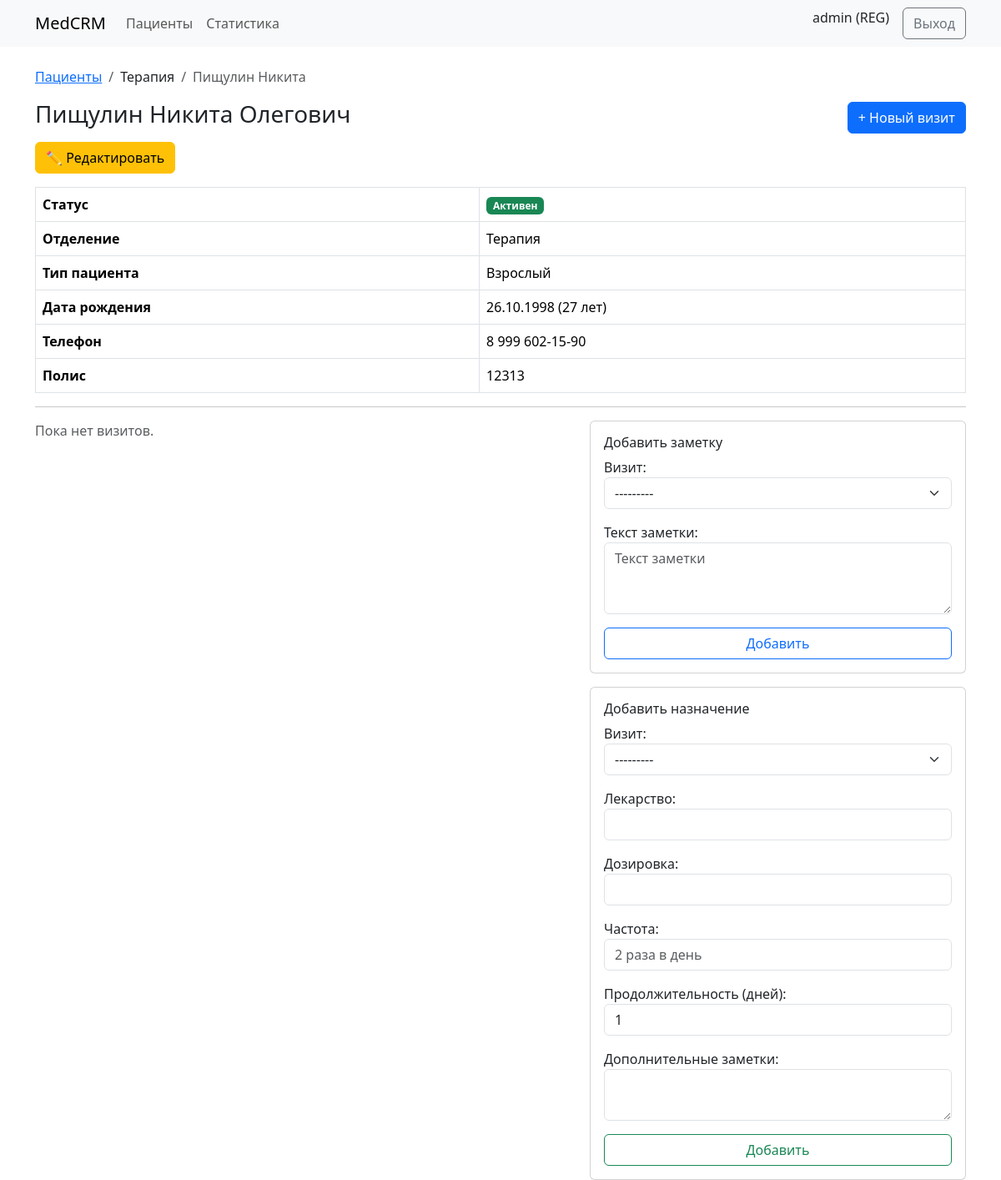
Page /patients/6/ (signed in) on the earlier database version.
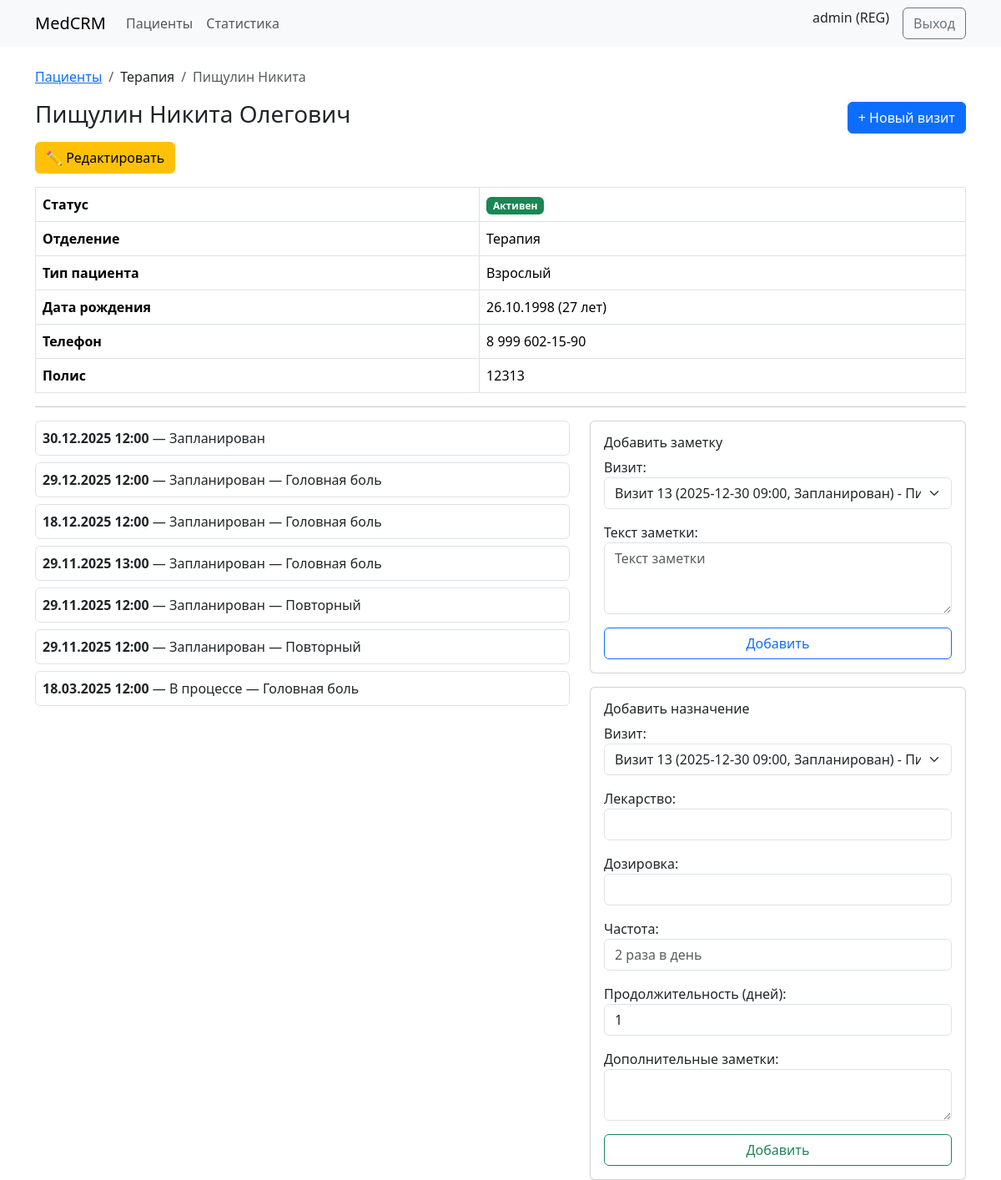
Same page on the later database version.
### accounts/models.py (models this page shows, shortened)
class User(AbstractUser):
    class Role(models.TextChoices):
        ADMIN = "ADMIN", "Администратор"
        REGISTRAR = "REG", "Регистратор"
        DOCTOR = "DOC", "Врач"
        NURSE = "NUR", "Медсестра"
        PHARMACIST = "PHARM", "Провизор"
        LAB = "LAB", "Лаборант"
    role = models.CharField(max_length=10, choices=Role.choices, default=Role.REGISTRAR)
    department = models.CharField(
        "Отделение",
        max_length=20,
        choices=DEPARTMENTS,
        blank=True,
        null=True,
        help_text="Обязательно для регистраторов, врачей и медсестер"
    )

### patients/models.py (models this page shows, shortened)
class Patient(models.Model):
    GENDER_CHOICES = [
        ("M", "Муж"),
        ("F", "Жен"),
    ]
    PATIENT_TYPE_CHOICES = [
        ("adult", "Взрослый"),
        ("child", "Ребёнок"),
        ("unknown", "Неопределён"),
    ]
    first_name = models.CharField("Имя", max_length=120)
    last_name = models.CharField("Фамилия", max_length=120)
    middle_name = models.CharField("Отчество", max_length=120, blank=True)
    birth_date = models.DateField("Дата рождения")
    gender = models.CharField("Пол", max_length=1, choices=GENDER_CHOICES)
    patient_type = models.CharField(
        "Тип пациента",
        max_length=10,
        choices = PATIENT_TYPE_CHOICES,
        default = "adult",
    )
    department = models.CharField(
        "Отделение",
        max_length=20,
        choices = DEPARTMENT_CHOICES,
        default = "therapy",
    )
    facility = models.ForeignKey(
        Facility,
        verbose_name="Место размещения",
        on_delete=models.SET_NULL,
        null=True,
        blank=True,
        related_name="patients",
    )
    phone = models.CharField("Телефон", max_length=20, blank=True)
    email = models.EmailField("Email", blank=True)
    document_id = models.CharField("Личный номер", max_length=64, blank=True)
    insurance_number = models.CharField("Полис", max_length=64, blank=True)
    address = models.CharField("Адрес", max_length=255, blank=True)
    emergency_contact = models.CharField("Контакт для связи", max_length=255, blank=True)
    is_active = models.BooleanField("Активен", default=True)
    created_at = models.DateTimeField("Создан", auto_now_add=True)
    @property
    def age(self):
        if not self.birth_date:
            return None
        today = date.today()
        return today.year - self.birth_date.year - (
            (today.month, today.day) < (self.birth_date.month, self.birth_date.day)
        )
    def __str__(self):
        fio = f"{self.last_name} {self.first_name} {self.middle_name}".strip()
        return f"{fio} ({self.birth_date.strftime('%d.%m.%Y')})"
    class Meta:
        ordering = ["last_name", "first_name", "birth_date"]
        verbose_name = "Пациент"
        verbose_name_plural = "Пациенты"

### clinical/models.py (models this page shows)
class Encounter(models.Model):
    class Status(models.TextChoices):
        PLANNED="PLANNED","Запланирован"
        INPROGRESS="INPROGRESS","В процессе"
        FINISHED="FINISHED","Завершен"
    patient = models.ForeignKey(Patient, on_delete=models.CASCADE, related_name="encounters")
    doctor = models.ForeignKey(settings.AUTH_USER_MODEL, on_delete=models.PROTECT, related_name="encounters")
    started_at = models.DateTimeField(verbose_name="Начало визита")
    finished_at = models.DateTimeField(null=True, blank=True, verbose_name="Окончание визита")
    reason = models.CharField(max_length=255, blank=True, verbose_name="Причина визита")
    status = models.CharField(max_length=20, choices=Status.choices, default=Status.PLANNED, verbose_name="Статус")
    class Meta:
        verbose_name = "Визит"
        verbose_name_plural = "Визиты"
        ordering = ["-started_at"]
    def __str__(self):
        started = self.started_at.strftime("%Y-%m-%d %H:%M") if self.started_at else "не начат"
        status = self.get_status_display()
        reason = self.reason if self.reason else "без причины"
        return f"Визит {self.id} ({started}, {status}) - {self.patient}"

### web/views.py (the view, shortened to what this page needs)
# urls.py: path("patients/<int:pk>/", PatientDetail.as_view(), name="patient_detail"),
class PatientDetail(RoleRequiredMixin, DetailView):
    model = Patient
    template_name = "patients/detail.html"
    allowed_roles = {"ADMIN", "REG", "DOC", "NUR"}
    def get_queryset(self):
        qs = super().get_queryset()
        user = self.request.user
        if user.role in {"DOC", "NUR"}:
            qs = qs.filter(department=user.department, is_active=True)
        return qs
    def get_context_data(self, **kwargs):
        ctx = super().get_context_data(**kwargs)
        patient = self.object
        enc_qs = Encounter.objects.filter(patient=patient).order_by("-started_at")
        ctx["encounters"] = enc_qs
        ctx["encounter_form"] = EncounterForm()
        default_enc_id = enc_qs[0].id if enc_qs else None
        note_form = NoteForm(initial={"encounter": default_enc_id})
        note_form.fields["encounter"].queryset = enc_qs
        ctx["note_form"] = note_form
        rx_form = PrescriptionForm(initial={"encounter": default_enc_id})
        rx_form.fields["encounter"].queryset = enc_qs
        ctx["rx_form"] = rx_form
        return ctx

### web/forms.py
class EncounterForm(forms.ModelForm):
    started_at = forms.DateTimeField(
        required=False,
        input_formats=["%Y-%m-%d %H:%M"],
        widget=forms.DateTimeInput(
            format="%Y-%m-%d %H:%M",
            attrs={
                "type": "text",
                "class": "form-control js-datetime",
                "placeholder": "ГГГГ-ММ-ДД ЧЧ:ММ",
            },
        ),
    )
    class Meta:
        model = Encounter
        fields = ["started_at", "reason", "status"]
        widgets = {
            "patient": forms.Select(attrs={"class": "form-select"}),
            "doctor": forms.Select(attrs={"class": "form-select"}),
            "reason": forms.TextInput(attrs={"class": "form-control", "placeholder": "Причина визита"}),
            "status": forms.Select(attrs={"class": "form-select"}),
        }
    def __init__(self, *args, **kwargs):
        super().__init__(*args, **kwargs)
        if self.initial.get('patient'):
            self.fields['patient'].widget = forms.HiddenInput()
        if self.initial.get('doctor'):
            self.fields['doctor'].widget = forms.HiddenInput()

class NoteForm(forms.ModelForm):
    class Meta:
        model = Note
        fields = ["encounter", "text"]
        labels = {
            "encounter": "Визит",
            "text": "Текст заметки",
        }
        widgets = {
            "encounter": forms.Select(attrs={"class": "form-select"}),
            "text": forms.Textarea(attrs={"class": "form-control", "rows": 3, "placeholder": "Текст заметки"}),
        }

### web/mixins.py (called while the page is built)
    def test_func(self):
        u = self.request.user
        return u.is_authenticated and (not self.allowed_roles or u.role in self.allowed_roles)

### templates/patients/detail.html (shortened to what this page needs)
{% extends "base.html" %}
{% block content %}
<nav aria-label="breadcrumb">
    <ol class="breadcrumb">
        <li class="breadcrumb-item"><a href="{% url 'web:patients' %}">Пациенты</a></li>
        <li class="breadcrumb-item">{{ object.get_department_display }}</li>
        <li class="breadcrumb-item active" aria-current="page">
            {{ object.last_name }} {{ object.first_name }}
        </li>
    </ol>
</nav>
<div class="d-flex justify-content-between align-items-center mb-2">
    <h3>{{ object.last_name }} {{ object.first_name }}{% if object.middle_name %} {{ object.middle_name }}{% endif %}
    </h3>
    {% if user.role in "ADMIN DOC NUR REG" %}
    <button class="btn btn-primary" data-bs-toggle="modal" data-bs-target="#encounterModal">+ Новый визит</button>
    {% endif %}
</div>
{% if user.role == "REG" %}
<a href="{% url 'web:patient_update' object.id %}" class="btn btn-warning mb-3">✏ Редактировать</a>
{% endif %}
<table class="table table-bordered">
    <tbody>
        <tr>
            <th>Статус</th>
            <td>
                {% if object.is_active %}
                <span class="badge bg-success">Активен</span>
                {% else %}
                <span class="badge bg-secondary">Скрыт</span>
                {% endif %}
            </td>
        </tr>
        <tr>
            <th>Отделение</th>
            <td>{{ object.get_department_display }}</td>
        </tr>
        <tr>
            <th>Тип пациента</th>
            <td>
                {% if object.patient_type == "child" %}
                Ребёнок
                {% else %}
                Взрослый
                {% endif %}
            </td>
        </tr>
        <tr>
            <th>Дата рождения</th>
            <td>{{ object.birth_date|date:"d.m.Y" }} ({{ object.age }} лет)</td>
        </tr>
        <tr>
            <th>Телефон</th>
            <td>{{ object.phone|default:"—" }}</td>
        </tr>
        <tr>
            <th>Полис</th>
            <td>{{ object.insurance_number|default:"—" }}</td>
        </tr>
    </tbody>
</table>
<hr>
<div class="row">
    <div class="col-md-7">
        {% if encounters %}
        {% for e in encounters %}
        <div class="border rounded p-2 mb-2">
            <b>{{ e.started_at|date:"d.m.Y H:i" }}</b> — {{ e.get_status_display }}
            {% if e.reason %} — {{ e.reason }}{% endif %}
        </div>
        {% endfor %}
        {% else %}
        <p class="text-muted">Пока нет визитов.</p>
        {% endif %}
    </div>
    <div class="col-md-5">
        {% if user.role in "ADMIN DOC NUR REG" %}
        <div class="card mb-3">
            <div class="card-body">
                <h6>Добавить заметку</h6>
                <form method="post">
                    {{ note_form.as_p }}
                    <button class="btn btn-outline-primary w-100">Добавить</button>
                </form>
            </div>
        </div>
        <div class="card">
            <div class="card-body">
                <h6>Добавить назначение</h6>
                <form method="post">
                    {{ rx_form.as_p }}
                    <button class="btn btn-outline-success w-100">Добавить</button>
                </form>
            </div>
        </div>
        {% endif %}
    </div>
</div>
{% endblock %}

### templates/base.html (shortened to what this page needs)
{% load static %}
<!doctype html>
<html lang="ru">
<head>
    <link href="https://cdn.jsdelivr.net/npm/bootstrap@5.3.3/dist/css/bootstrap.min.css" rel="stylesheet">
</head>
<link rel="stylesheet" href="https://cdn.jsdelivr.net/npm/flatpickr/dist/flatpickr.min.css">
<body>
    <nav class="navbar navbar-expand-lg bg-body-tertiary">
        <div class="container">
            <a class="navbar-brand" href="/">MedCRM</a>
            <div class="collapse navbar-collapse">
                <ul class="navbar-nav me-auto">
                    <li class="nav-item"><a class="nav-link" href="{% url 'web:patients' %}">Пациенты</a></li>
                    <li class="nav-item">
                        <a class="nav-link" href="{% url 'web:departments' %}">Статистика</a>
                    </li>
                </ul>
                <div class="d-flex">
                    {% if user.is_authenticated %}
                    <span class="me-3">{{ user.get_full_name|default:user.username }} ({{ user.role }})</span>
                    <form method="post" action="{% url 'web:logout' %}" style="display:inline;">
                        <button type="submit" class="btn btn-outline-secondary">Выход</button>
                    </form>
                    {% else %}
                    <a class="btn btn-primary" href="{% url 'web:login' %}">Вход</a>
                    {% endif %}
                </div>
            </div>
        </div>
    </nav>
    <div class="container mt-4">
        {% block content %}{% endblock %}
    </div>
    <link rel="stylesheet" href="https://cdn.jsdelivr.net/npm/flatpickr/dist/flatpickr.min.css">
</body>
</html>

Differences in the rows shown:
added Encounter: started_at "30.12.2025 12:00", status "Запланирован"
added Encounter: started_at "29.12.2025 12:00", status "Запланирован", reason "Головная боль"
added Encounter: started_at "18.12.2025 12:00", status "Запланирован", reason "Головная боль"
added Encounter: started_at "29.11.2025 13:00", status "Запланирован", reason "Головная боль"
added Encounter: started_at "29.11.2025 12:00", status "Запланирован", reason "Повторный"
added Encounter: started_at "29.11.2025 12:00", status "Запланирован", reason "Повторный"
added Encounter: started_at "18.03.2025 12:00", status "В процессе", reason "Головная боль"
Other differences:
form field encounter: "---------" → "Визит 13 (2025-12-30 09:00, Запланирован) - Пищулин Никита Олегович (26.10.1998)"
text no longer shown: "Пока нет визитов."
